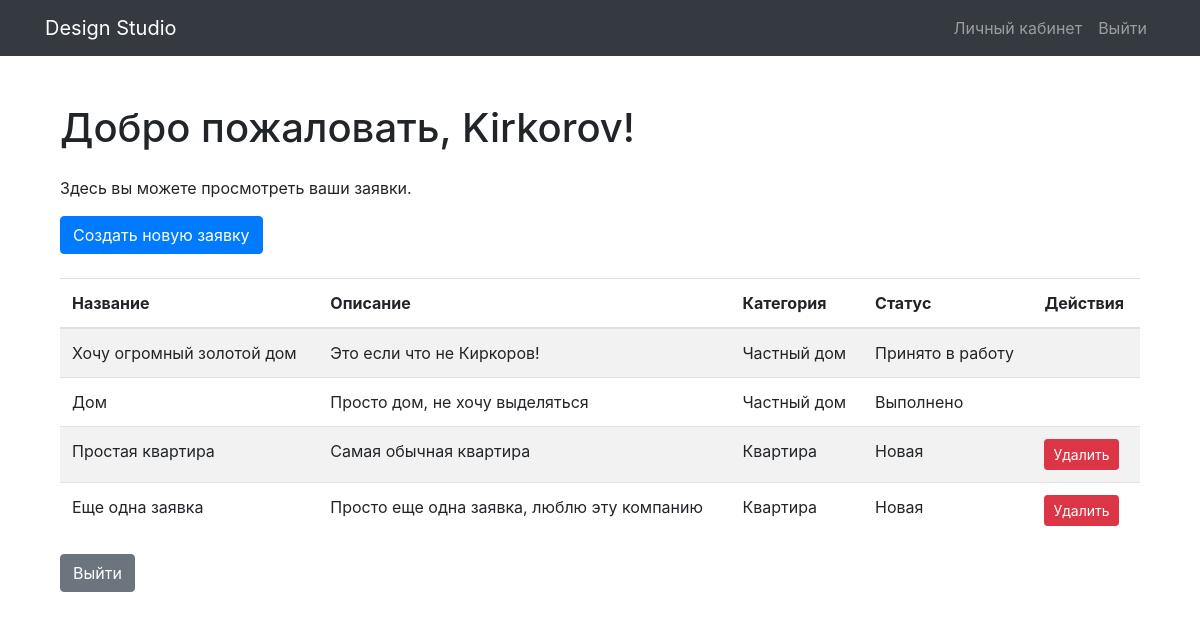
Page /dashboard/ (signed in) on the committed database.
### apps/design/models.py (models this page shows)
class Request(models.Model):
    title = models.CharField(max_length=200)
    description = models.TextField()
    category = models.ForeignKey(Category, on_delete=models.CASCADE)
    photo = models.ImageField(upload_to='request_photos', null=True, blank=True)
    created_at = models.DateTimeField(auto_now_add=True)
    status = models.CharField(max_length=50, default='Новая')
    user = models.ForeignKey(User, on_delete=models.CASCADE)
    comment = models.TextField(null=True, blank=True)

class Category(models.Model):
    name = models.CharField(max_length=100)

### apps/index/views.py (the view)
# urls.py: path('dashboard/', dashboard, name='dashboard'),
@login_required
def dashboard(request):
    user_requests = Request.objects.filter(user=request.user)
    return render(request, 'dashboard.html', {'user_requests': user_requests})

### apps/index/templates/dashboard.html (shortened to what this page needs)
{% extends 'base.html' %}
{% block content %}
<div class="container my-5">
    <h1 class="mb-4">Добро пожаловать, {{ user.username }}!</h1>
    <p>Здесь вы можете просмотреть ваши заявки.</p>
<a href="{% url 'create_request' %}" class="btn btn-primary mb-4">Создать новую заявку</a>
<table class="table table-striped">
    <thead>
        <tr>
            <th>Название</th>
            <th>Описание</th>
            <th>Категория</th>
            <th>Статус</th>
            <th>Действия</th>
        </tr>
    </thead>
    <tbody>
        {% for request in user_requests %}
        <tr>
            <td>{{ request.title }}</td>
            <td>{{ request.description }}</td>
            <td>{{ request.category.name }}</td>
            <td>{{ request.status }}</td>
            <td>
                {% if request.status != 'Принято в работу' and request.status != 'Выполнено' %}
                <a href="{% url 'delete_request' request.id %}" class="btn btn-danger btn-sm">Удалить</a>
                {% endif %}
            </td>
        </tr>
        {% empty %}
        <tr>
            <td colspan="5">У вас пока нет ни одной заявки.</td>
        </tr>
        {% endfor %}
    </tbody>
</table>
<a href="{% url 'logout' %}" class="btn btn-secondary">Выйти</a>
</div> {% endblock %}

### templates/base.html (shortened to what this page needs)
{% load static %}
<!DOCTYPE html>
<html lang="en">
<head>
    <link rel="stylesheet" href="https://stackpath.bootstrapcdn.com/bootstrap/4.5.2/css/bootstrap.min.css">
</head>
<body>
<nav class="navbar navbar-expand-lg navbar-dark bg-dark">
    <div class="container">
        <a class="navbar-brand" href="{% url 'index_page' %}">Design Studio</a>
        <div class="collapse navbar-collapse" id="navbarNav">
            <ul class="navbar-nav ml-auto">
                {% if user.is_authenticated %}
                <li class="nav-item">
                    <a class="nav-link" href="{% url 'dashboard' %}">Личный кабинет</a>
                </li>
                <li class="nav-item">
                    <a class="nav-link" href="{% url 'logout' %}">Выйти</a>
                </li>
                {% endif %}
            </ul>
        </div>
    </div>
</nav>
<div class="container my-5">
    {% block content %}
    {% endblock %}
</div>
</body>
</html>

### rows in the picture
Request: title "Хочу огромный золотой дом", description "Это если что не Киркоров!", category.name "Частный дом", status "Принято в работу"
Request: title "Дом", description "Просто дом, не хочу выделяться", category.name "Частный дом", status "Выполнено"
Request: title "Простая квартира", description "Самая обычная квартира", category.name "Квартира", status "Новая", shows "Удалить"
Request: title "Еще одна заявка", description "Просто еще одна заявка, люблю эту компанию", category.name "Квартира", status "Новая", shows "Удалить"

### other values in the picture
{{ user.username }} "Kirkorov"
